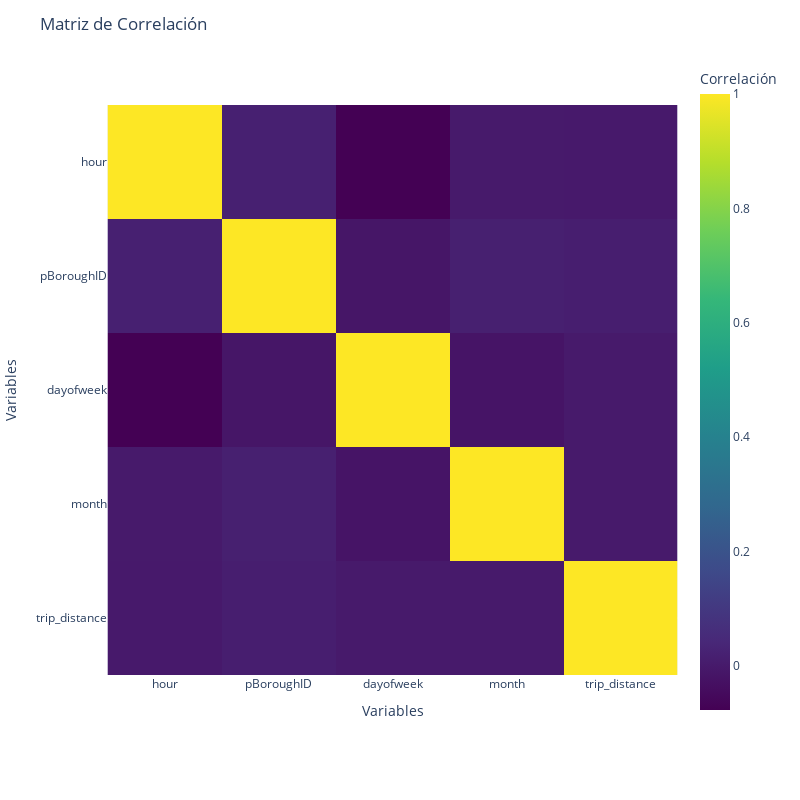

The cell this chart's notebook holds for it:
### Code cell
# Subconjunto de las columnas que queremos analizar
columnas = [
    'hour',
    'pBoroughID',
    'dayofweek',
    'month',
    'trip_distance'
]

# Creamos un DataFrame que contenga solo estas columnas
subset = df[columnas]

# Calculamos la matriz de correlación
correlation_matrix = subset.corr()

# Crear el mapa de calor con Plotly Express
fig = px.imshow(
    correlation_matrix,
    color_continuous_scale='Viridis',
    labels=dict(x="Variables", y="Variables", color="Correlación"),
    x=correlation_matrix.columns,
    y=correlation_matrix.index,
    width=800,
    height=800
)

# Configuramos el diseño del gráfico
fig.update_layout(
    title='Matriz de Correlación',
)

# Mostramos el gráfico
fig.show()

### Figure 1 — Plotly figure (JSON) as saved in the notebook; plotly's stock layout.template omitted (floating-point values rounded to 4 significant figures)
{"data": [{"coloraxis": "coloraxis", "hovertemplate": "Variables: %{x}<br>Variables: %{y}<br>Correlación: %{z}<extra></extra>", "name": "0", "type": "heatmap", "x": ["hour", "pBoroughID", "dayofweek", "month", "trip_distance"], "xaxis": "x", "y": ["hour", "pBoroughID", "dayofweek", "month", "trip_distance"], "yaxis": "y", "z": [[1, 0.01845, -0.0769, -0.00105, -0.00175], [0.01845, 1, -0.01369, 0.0167, 0.01153], [-0.0769, -0.01369, 1, -0.0175, -0.0001106], [-0.00105, 0.0167, -0.0175, 1, 0.0008907], [-0.00175, 0.01153, -0.0001106, 0.0008907, 1]]}], "layout": {"coloraxis": {"colorbar": {"title": {"text": "Correlación"}}, "colorscale": [[0, "#440154"], [0.1111, "#482878"], [0.2222, "#3e4989"], [0.3333, "#31688e"], [0.4444, "#26828e"], [0.5556, "#1f9e89"], [0.6667, "#35b779"], [0.7778, "#6ece58"], [0.8889, "#b5de2b"], [1, "#fde725"]]}, "height": 800, "margin": {"t": 60}, "title": {"text": "Matriz de Correlación"}, "width": 800, "xaxis": {"anchor": "y", "constrain": "domain", "domain": [0, 1], "scaleanchor": "y", "title": {"text": "Variables"}}, "yaxis": {"anchor": "x", "autorange": "reversed", "constrain": "domain", "domain": [0, 1], "title": {"text": "Variables"}}}}
